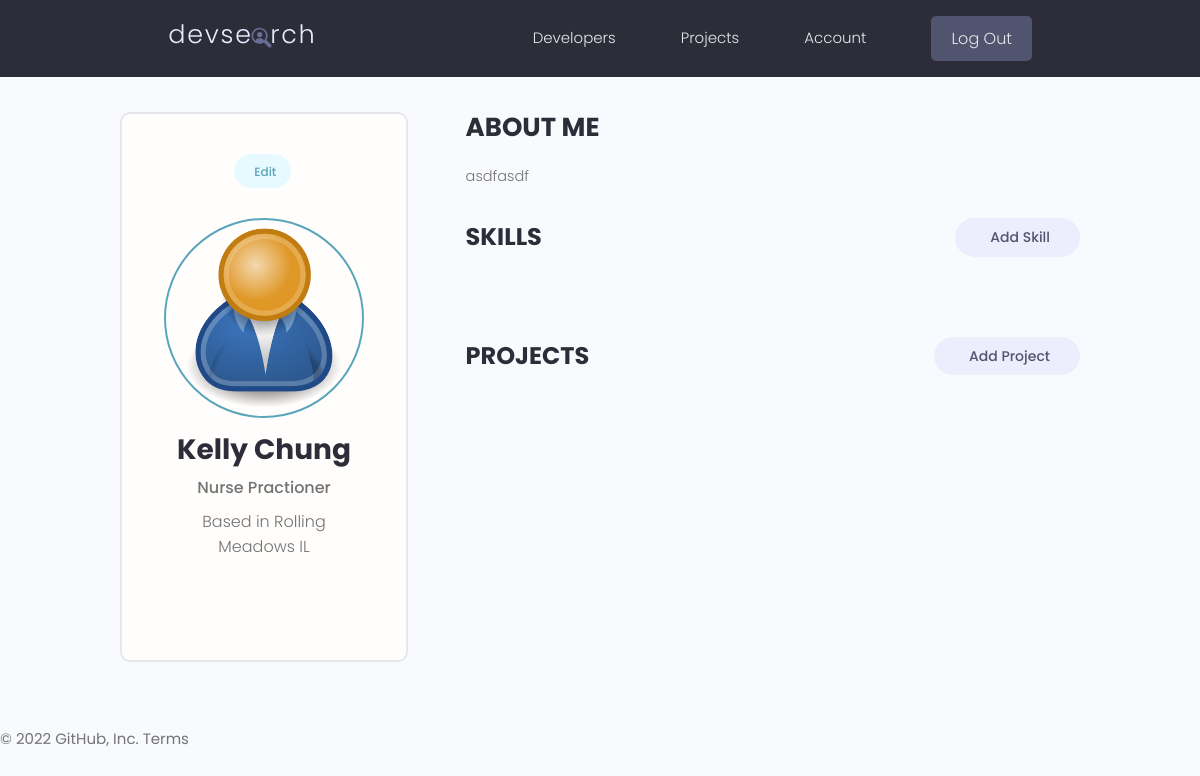
/userAccount/ (signed in), run on the app's committed database.
### users/models.py (models this page shows, shortened)
class Profile(models.Model):
    user = models.OneToOneField(User, on_delete=models.CASCADE, null=True, blank=True)
    name = models.CharField(max_length=200, blank=True, null=True)
    email = models.EmailField(max_length=500, blank=True, null=True)
    username = models.CharField(max_length=200, blank=True, null=True)
    location = models.CharField(max_length=200, blank=True, null=True)
    short_intro = models.CharField(max_length=200, blank=True, null=True)
    bio = models.TextField(blank=True, null=True)
    profile_image = models.ImageField(null=True, blank=True, upload_to='profiles/', default="profiles/user-default.png")
    social_github = models.CharField(max_length=200, blank=True, null=True)
    social_twitter = models.CharField(max_length=200, blank=True, null=True)
    social_linkedin = models.CharField(max_length=200, blank=True, null=True)
    social_youtube= models.CharField(max_length=200, blank=True, null=True)
    social_website = models.CharField(max_length=200, blank=True, null=True)
    created = models.DateTimeField(auto_now_add=True)
    id = models.UUIDField(default=uuid.uuid4, unique=True, primary_key=True, editable=False)

### users/views.py (the view)
# urls.py: path("userAccount/", views.userAccount, name="userAccount")
@login_required(login_url='login')
def userAccount(request):
    profile = request.user.profile
    skills = profile.skill_set.all()
    projects = profile.project_set.all()
    context = {
        "profile": profile,
        "skills": skills,
        "projects": projects
         }
    return render(request, "users/account.html", context)

### users/templates/users/account.html (shortened to what this page needs)
<!DOCTYPE html>
<html lang="en">
<head>
</head>
<body>
    {% extends 'main.html' %}
    {% load static %}
    {% block content %}
      <main class="settingsPage profile my-md">
      <div class="container">
        <div class="layout">
          <div class="column column--1of3">
            <div class="card text-center">
              <div class="card__body dev">
                <a class="tag tag--pill tag--main settings__btn" href="#"> Edit</a>
                <img class="avatar avatar--xl dev__avatar" src="{{ profile.profile_image.url }}" />
                <h2 class="dev__name">{{profile.name}}</h2>
                <p class="dev__title">{{profile.short_intro}}</p>
                <p class="dev__location">Based in {{profile.location}}</p>
              </div>
            </div>
          </div>
          <div class="column column--2of3">
            <div class="devInfo">
              <h3 class="devInfo__title">About Me</h3>
              <p class="devInfo__about">{{profile.bio}}</p>
            </div>
            <div class="settings">
              <h3 class="settings__title">Skills</h3>
              <a class="tag tag--pill tag--sub settings__btn tag--lg" href="#"> Add Skill</a>
            </div>
             <div class="settings">
              <h3 class="settings__title">Projects</h3>
              <a class="tag tag--pill tag--sub settings__btn tag--lg" href="#"> Add Project</a>
            </div>
          </div>
        </div>
      </div>
    </main>
    {% endblock %}

### static/styles/app.css (style rules this page uses)
:root { --color-sub: #2d2d39; }
.card { border: 2px solid var(--color-light); }
img { width: 100%; }
.profile .card > .dev { padding: 4rem; }
.dev__avatar { display: block; margin: auto; }
.dev__name { color: var(--color-sub); font-size: 2.8rem; font-weight: 700; margin-top: 1rem; margin-bottom: 0.5rem; }
.dev__title { font-size: 1.6rem; font-weight: 500; line-height: 1.3; }
.dev__location { margin-top: 1rem; }
.devInfo { margin-bottom: 3rem; }
.devInfo__title, .devInfo__subtitle { font-size: 2.6rem; color: var(--color-sub); text-transform: uppercase; font-weight: 700; margin-bottom: 1.5rem; }
.devInfo__about, .devSkill__info { font-size: 1.45rem; line-height: 1.7; text-align: justify; }
.settingsPage .dev > .settings__btn { display: inline-block; margin-bottom: 3rem; }
.settings { display: flex; justify-content: space-between; align-items: center; }
.settings__title { font-size: 2.4rem; text-transform: uppercase; font-weight: 700; color: var(--color-sub); }

### static/uikit/styles/modules/_variables.css (style rules this page uses)
:root { --color-main: #5aa5b9; --color-main-light: #e6faff; --color-sub: #3f4156; --color-sub-light: #51546e; --color-sub-lighter: #ededfd; --color-text: #737373; --color-gray: #8b8b8b; --color-light: #e5e7eb; --color-light-gray: #767676; --color-bg: #f8fafd; --color-white: #fffefd; --color-white-light: #f3f3f3; --color-success: #359e64; --color-success-bg: #def8e8; --color-error: #fc4b0b; --color-error-bg: #fff2ee; --font-base: 'Poppins', arial, helvetica, 'Segoe UI', roboto, ubuntu, sans-serif; --font-monospace: 'Fira Code', 'Courier New', courier, monospace; --font-regular: 300; --font-medium: 500; --font-bold: 700; --generic-shadow: 1px 1px 5px #00000010; --generic-transition: all 0.3s ease-in-out; }

### static/uikit/styles/modules/_base.css (style rules this page uses)
* { margin: 0; padding: 0; box-sizing: border-box; text-rendering: optimizeLegibility; color: inherit; font-size: inherit; }
html { font-size: 50%; }
@media only screen and (min-width: 480px) { html { font-size: 56.25%; } }
@media only screen and (min-width: 1200px) { html { font-size: 62.5%; } }
body { line-height: 1.6; font-weight: 400; font-size: 1.5rem; color: var(--color-text); background-color: var(--color-bg); min-height: 100vh; }

### static/uikit/styles/modules/_typography.css (style rules this page uses)
* { font-family: var(--font-base); }
h2 { font-size: 3.6rem; font-weight: var(--font-bold); }
h3 { font-size: 3.2rem; font-weight: var(--font-medium); }
p, span, strong { font-size: 1.6rem; color: var(--color-text); font-weight: var(--font-regular); }
a { padding-bottom: 2px; text-decoration: none; display: inline-block; color: var(--color-main); font-weight: var(--font-medium); }

### static/uikit/styles/modules/_utilities.css (style rules this page uses)
.container { width: 92%; max-width: 165rem; margin: 0 auto; box-sizing: border-box; }
@media screen and (min-width: 1000px) { .container { width: 90%; } }
@media screen and (min-width: 1200px) { .container { width: 80%; } }
.text-center { text-align: center; }
.my-md { margin: 3rem auto; }

### static/uikit/styles/modules/_avatar.css (style rules this page uses)
.avatar { border-radius: 50%; border: 2px solid var(--color-main); object-fit: cover; }
.avatar--xl { height: 20rem; width: 20rem; }

### static/uikit/styles/modules/_card.css (style rules this page uses)
.card { border-radius: 1rem; background-color: var(--color-white); border: 1.5px solid var(--color-light); width: auto; height: auto; margin-top: 0.5rem; margin-bottom: 0.5rem; overflow: hidden; }
.card__body, .card__header { padding: 2rem 2.5rem; }

### static/uikit/styles/modules/_tag.css (style rules this page uses)
.tag { display: inline-flex; align-items: center; background-color: var(--color-sub); height: -webkit-fit-content; height: -moz-fit-content; height: fit-content; width: -webkit-fit-content; width: -moz-fit-content; width: fit-content; border-radius: 0.5rem; padding: 0.5rem 1.5rem; font-size: 1.2rem; cursor: pointer; }
.tag:not(:last-child) { margin-right: 0.25rem; margin-bottom: 0.75rem; }
.tag--pill { border-radius: 5rem; }
.tag--main, .tag--main > small { background: var(--color-main-light); color: var(--color-main); font-weight: 500; }
.tag--sub, .tag--sub > small { background: var(--color-sub-lighter); color: var(--color-sub-light); font-weight: 500; }
.tag--lg { padding: 0.8rem 3rem; font-size: 1.4rem; }

### static/uikit/styles/modules/_layout.css (style rules this page uses)
.layout { display: flex; flex-flow: row wrap; justify-content: space-between; }
.layout > .column { margin-bottom: 3rem; }
.layout > .column.column--1of3 { flex-basis: 30%; }
.layout > .column.column--2of3 { flex-basis: 64%; }

### data on the page
Profile: profile_image (placeholder picture), name "Kelly Chung", short_intro "Nurse Practioner", location "Rolling Meadows IL", bio "asdfasdf"
